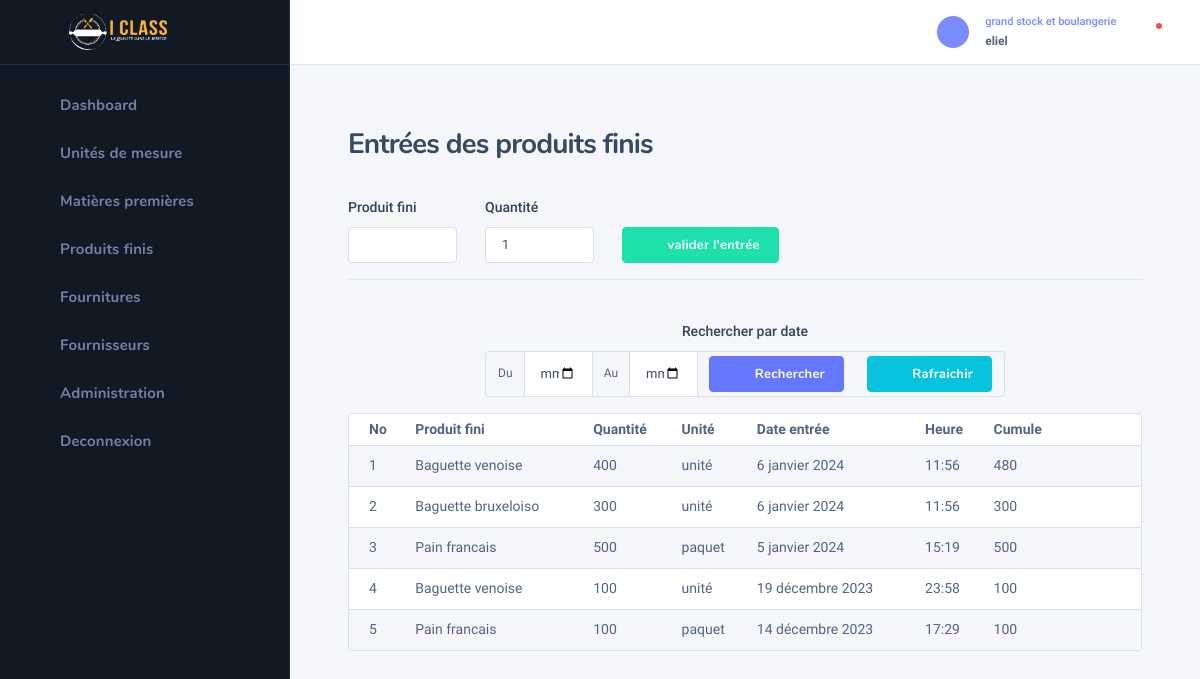
/bakery/entree_pf/ (signed in), run on the app's committed database.
### auth_user/models.py (models this page shows, shortened)
class UserHasRole(models.Model):
    class Meta:
        verbose_name = "Roles utilisateur"
    role = models.ForeignKey(Role, on_delete=models.CASCADE, null=True, blank=True)
    user = models.OneToOneField(User, on_delete=models.CASCADE)

class Role(models.Model):
    name = models.CharField(max_length=255)

### bakery/models.py (models this page shows, shortened)
class EntreePF(models.Model):
    class Meta:
        verbose_name = "Entrées de produit fini"
    produit_fini = models.ForeignKey(ProduitFini, on_delete=models.CASCADE, null=True, verbose_name="produit fini")
    qts = models.IntegerField()
    date = models.DateField(auto_now_add=True, null=True)
    heure = models.TimeField(auto_now_add=True, null=True)
    completed = models.BooleanField(default=False)
    added_at = models.DateTimeField(auto_now_add=True, null=True)
    @property
    def in_stock(self):
        total = 0
        entries = EntreePF.objects.filter(added_at__lt=self.added_at, produit_fini=self.produit_fini)
        outs = SortiePF.objects.filter(added_at__lt=self.added_at, produit_fini=self.produit_fini)
        for entry in entries:
            total += entry.qts
        for o in outs:
            total -= o.qts
        return total + self.qts

class ProduitFini(models.Model):
    class Meta:
        verbose_name = "Produit fini"
    libelle = models.CharField(max_length=255)
    description = models.TextField()
    unite = models.ForeignKey(Unite, on_delete=models.CASCADE)
    critic_qts = models.IntegerField(default=0, blank=True, null=True)
    price = models.DecimalField(max_digits=10, decimal_places=2, null=True, blank=True, default=0, verbose_name="prix")
    type_produit = models.CharField(choices=types_produit, max_length=100, null=True, blank=True, verbose_name="type de produit")
    total_entry = models.IntegerField(default=0, blank=True, null=True)
    total_out = models.IntegerField(default=0, blank=True, null=True)
    total_sale = models.DecimalField(max_digits=10, decimal_places=2, null=True, blank=True, default=0)

class Unite(models.Model):
    class Meta:
        verbose_name = "Unité de mésure"
    name = models.CharField(max_length=255)

class SortiePF(models.Model):
    class Meta:
        verbose_name = "Sortie de produit fini"
    produit_fini = models.ForeignKey(ProduitFini, on_delete=models.CASCADE, null=True)
    qts = models.IntegerField()
    date = models.DateField(auto_now_add=True, null=True)
    heure = models.TimeField(auto_now_add=True, null=True)
    price = models.DecimalField(max_digits=10, decimal_places=2, null=True, blank=True, verbose_name="prix")
    devise = models.CharField(max_length=25, choices=devises, default=devises[1][0])
    completed = models.BooleanField(default=False)
    added_at = models.DateTimeField(auto_now_add=True, null=True)

### auth_user/decorators.py (the view)
        def wrapper_func(request, *args, **kwargs):
            if request.user.userhasrole.role.name in allowed_roles:
                return view_func(request, *args, **kwargs)
            elif request.user.userhasrole.role.name not in allowed_roles:
                return HttpResponse("Permission non accordée !")
            return wrapper_func(request, *args, **kwargs)

### bakery/views.py (called while the page is built, shortened)
@login_required(login_url='login')
@allowed_users(allowed_roles=['grand stock et boulangerie'])
def entree_pf(request):
    pfs = ProduitFini.objects.all()
    entries = EntreePF.objects.all().order_by('-id')
    date1 = None
    date2 = None
    return render(request, 'bakery/entree_pf.html',
                  context={'pfs': pfs, 'entries': entries, 'date1': date1, 'date2': date2})

### templates/bakery/entree_pf.html (shortened to what this page needs)
{% extends 'bakery/base_bakery.html' %}
{% load static %}
{% block content %}
    {% include 'bakery/bakery_sidebar.html' %}
    <div class="nk-wrap">
    {% include 'bakery/profile.html' %}
        <div class="nk-content">
            <div class="nk-content ">
                <div class="container-fluid">
                    <div class="nk-content-inner">
                        <div class="nk-content-body">
                            <div class="nk-block-head nk-block-head-sm">
                                <div class="nk-block-between">
                                    <div class="nk-block-head-content">
                                        <h3 class="nk-block-title page-title">Entrées des produits finis</h3>
                                    </div>
                                </div>
                                <div class="nk-block-content row gy-4 mt-2">
                                    <form method="post">
                                        <div class="row">
                                            <div class="col-lg-2">
                                                <div class="form-group">
                                                    <label class="form-label" for="product-title">Produit fini</label>
                                                    <div class="form-control-wrap">
                                                        <input autocomplete="off" type="text" list="pfs" name="name"
                                                               class="form-control" id="product-title" required>
                                                    </div>
                                                </div>
                                            </div>
                                            <div class="col-lg-2">
                                                <div class="form-group">
                                                    <label class="form-label" for="regular-price">Quantité</label>
                                                    <div class="form-control-wrap">
                                                        <input type="number" name="qts" value="1" min="1"
                                                               class="form-control" id="regular-price" required>
                                                    </div>
                                                </div>
                                            </div>
                                            <div class="col-lg-2">
                                                <div class="form-group">
                                                    <button type="submit" id="submit-btn" name="submit-entry"
                                                            class="btn btn-success bg-green-500"
                                                            style="margin-top: 31px"><em
                                                            class="icon ni ni-plus"></em><span>valider l'entrée</span></button>
                                                </div>
                                            </div>
                                        </div>
                                        <hr>
                                    </form>
                                    <form method="get">
                                        <div class="row justify-center text-center">
                                            <div class="col-lg-8">
                                            <div class="form-group">
                                                <label class="form-label text-center">Rechercher par date</label>
                                                <div class="form-control-wrap">
                                                    <div class="input-daterange input-group">
                                                        <div class="input-group-addon">Du</div>
                                                        <input type="date" name="date1" value="{% if date1 %}{{ date1 }}{% endif %}" class="form-control" required/>
                                                        <div class="input-group-addon">Au</div>
                                                        <input type="date" name="date2" value="{% if date2 %}{{ date2 }}{% endif %}" class="form-control"/>
                                                        <div class="input-group-addon">
                                                            <button type="submit" id="submit-btn" name="search"
                                                            class="btn btn-primary"><em
                                                            class="icon ni ni-search"></em><span>Rechercher</span></button>
                                                        </div>
                                                        <div class="input-group-addon">
                                                            <a id="submit-btn" href="{% url 'entree-pf' %}" class="btn btn-info"><em
                                                            class="icon ni ni-repeat-fill"></em><span>Rafraichir</span></a>
                                                        </div>
                                                    </div>
                                                </div>
                                            </div>
                                            </div>
                                        </div>
                                    </form>
                                </div>
                            </div>
                            <div class="nk-block">
                                <div class="card card-bordered">
                                    <div class="card-inner-group">
                                        <div class="card-inner p-0">
                                            <table class="datatable-init-export nowrap table table-striped"
                                                   data-export-title="Export">
                                                <thead>
                                                <tr>
                                                    <th>No</th>
                                                    <th>Produit fini</th>
                                                    <th>Quantité</th>
                                                    <th>Unité</th>
                                                    <th>Date entrée</th>
                                                    <th>Heure</th>
                                                    <th>Cumule</th>
                                                    <th></th>
                                                </tr>
                                                </thead>
                                                <tbody>
                                                {% for entry in entries %}
                                                    <tr>
                                                        <td>{{ forloop.counter }}</td>
                                                        <td>{{ entry.produit_fini.libelle }}</td>
                                                        <td>{{ entry.qts }}</td>
                                                        <td>{{ entry.produit_fini.unite.name }}</td>
                                                        <td>{{ entry.date }}</td>
                                                        <td>{{ entry.heure }}</td>
                                                        <td>{{ entry.in_stock }}</td>
                                                        <td class="center">
                                                            <ul class="nk-tb-actions gx-1 my-n1">
                                                                <li class="me-n1">
                                                                    <div class="dropdown">
                                                                        <a href="#"
                                                                           class="dropdown-toggle btn btn-icon btn-trigger"
                                                                           data-bs-toggle="dropdown"><em
                                                                                class="icon ni ni-more-h"></em></a>
                                                                    </div>
                                                                </li>
                                                            </ul>
                                                        </td>
                                                    </tr>
                                                {% endfor %}
                                                </tbody>
                                            </table>
                                        </div>
                                    </div>
                                </div>
                            </div>
                        </div>
                    </div>
                </div>
            </div>
        </div>
    </div>
{% endblock %}

### templates/bakery/profile.html (shortened to what this page needs)
{% load static %}
<div class="nk-header nk-header-fixed is-light">
                    <div class="container-fluid">
                        <div class="nk-header-wrap">
                            <div class="nk-header-tools">
                                <ul class="nk-quick-nav">
                                    <li class="dropdown user-dropdown">
                                        <a href="#" class="dropdown-toggle" data-bs-toggle="dropdown">
                                            <div class="user-toggle">
                                                <div class="user-avatar sm">
                                                    <em class="icon ni ni-user-alt"></em>
                                                </div>
                                                <div class="user-info d-none d-md-block">
                                                    <div class="user-status">{{ request.user.userhasrole.role.name }}</div>
                                                    <div class="user-name dropdown-indicator">{{ request.user.username }}</div>
                                                </div>
                                            </div>
                                        </a>
                                    </li>
                                    <li class="dropdown notification-dropdown me-n1">
                                        <a hx-get="{% url 'check-notifications' %}" hx-target="#notifications" hx-trigger="click" hx-swap="innerHTML" class="dropdown-toggle nk-quick-nav-icon" data-bs-toggle="dropdown">
                                            <div class="icon-status icon-status-danger"><em class="icon ni ni-bell"></em></div>
                                        </a>
                                    </li>
                                </ul>
                            </div>
                        </div>
                    </div>
                </div>

### data on the page
EntreePF: produit_fini.libelle "Baguette venoise", qts "400", produit_fini.unite.name "unité", date "6 janvier 2024", heure "11:56", in_stock "480"
EntreePF: produit_fini.libelle "Baguette bruxeloiso", qts "300", produit_fini.unite.name "unité", date "6 janvier 2024", heure "11:56", in_stock "300"
EntreePF: produit_fini.libelle "Pain francais", qts "500", produit_fini.unite.name "paquet", date "5 janvier 2024", heure "15:19", in_stock "500"
EntreePF: produit_fini.libelle "Baguette venoise", qts "100", produit_fini.unite.name "unité", date "19 décembre 2023", heure "23:58", in_stock "100"
EntreePF: produit_fini.libelle "Pain francais", qts "100", produit_fini.unite.name "paquet", date "14 décembre 2023", heure "17:29", in_stock "100"

### other printed values
{{ request.user.userhasrole.role.name }} "grand stock et boulangerie"
{{ request.user.username }} "eliel"
